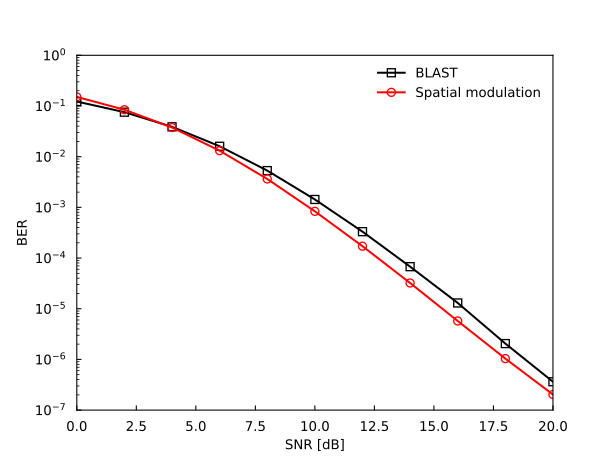

Source code (Python):
import sys
import matplotlib.pyplot as plt
from imtoolkit import Parameters, IMCode, IdealRayleighChannel, CoherentMLDSimulator

plt.switch_backend('agg')
plt.rcParams['xtick.direction'] = 'in'
plt.rcParams['ytick.direction'] = 'in'
plt.rcParams['markers.fillstyle'] = 'none'

def simulateBER(argstr):
    params = Parameters(argstr)
    code = IMCode(params.dm, params.M, params.K, params.Q, params.mod, params.L, meanPower=1)
    channel = IdealRayleighChannel(params.ITi, params.M, params.N)
    sim = CoherentMLDSimulator(code.codes, channel)
    return sim.simulateBERParallel(params, outputFile=False, printValue=False)

if __name__ == '__main__':
    fig, ax = plt.subplots()
    ax.set_xlabel("SNR [dB]")
    ax.set_ylabel("BER")
    ax.set_xlim(0, 20)
    plt.ylim(1e-7, 1e0)
    plt.yscale("log")
    ax.tick_params(pad=8)

    ret = simulateBER("BERP_sim=coh_code=index_dm=dic_M=4_K=4_Q=1_L=2_mod=PSK_N=4_ITo=1e3_ITi=1e4_snrfrom=0.00_to=20.00_len=11")
    ax.plot(ret["snr_dB"], ret["ber"], color="k", marker="s", linestyle="-", label="BLAST")

    ret = simulateBER("BERP_sim=coh_code=index_dm=opt_M=4_K=1_Q=4_L=4_mod=PSK_N=4_ITo=1e3_ITi=1e4_snrfrom=0.00_to=20.00_len=11")
    ax.plot(ret["snr_dB"], ret["ber"], color="r", marker="o", linestyle="-", label="Spatial modulation")

    handles, labels = ax.get_legend_handles_labels()
    legend = ax.legend(handles, labels, loc="best", frameon=True)
    frame = legend.get_frame()
    frame.set_facecolor('white')
    frame.set_edgecolor('white')

    #plt.show()
    plt.savefig(sys.argv[0].replace(".py", ".svg"))
